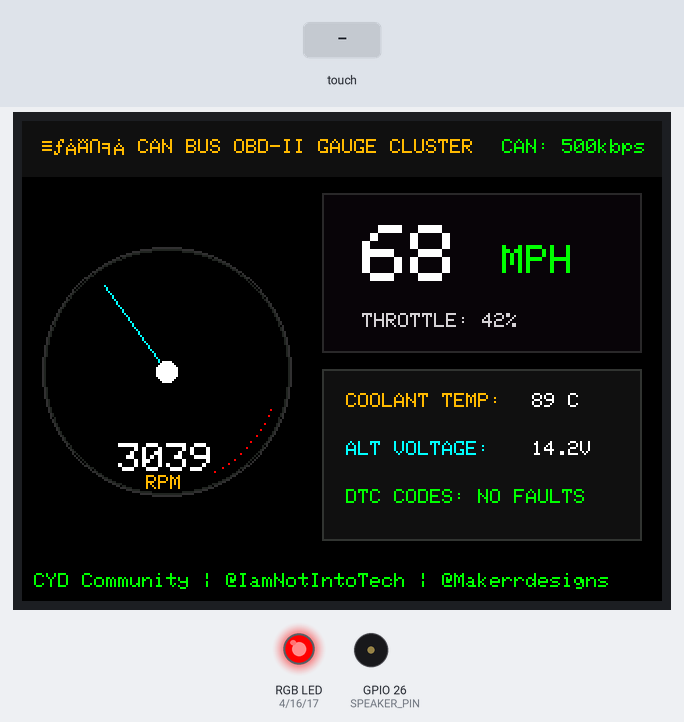
Bench run of a sketch on a simulated ESP32. On the bench: 320×240 colour display, an RGB LED mixed from three pins (HIGH = lit), buzzer (waves = sounding). Dashed ring = blinking. Inputs (shaded band) come from the test bench. Random numbers use the default seed unless the sketch sets one.

Above: at 1.5 s.
1.6 s: touch panel pressed at 62 % / 30 % of its raw x / y range
At 1.74 s:
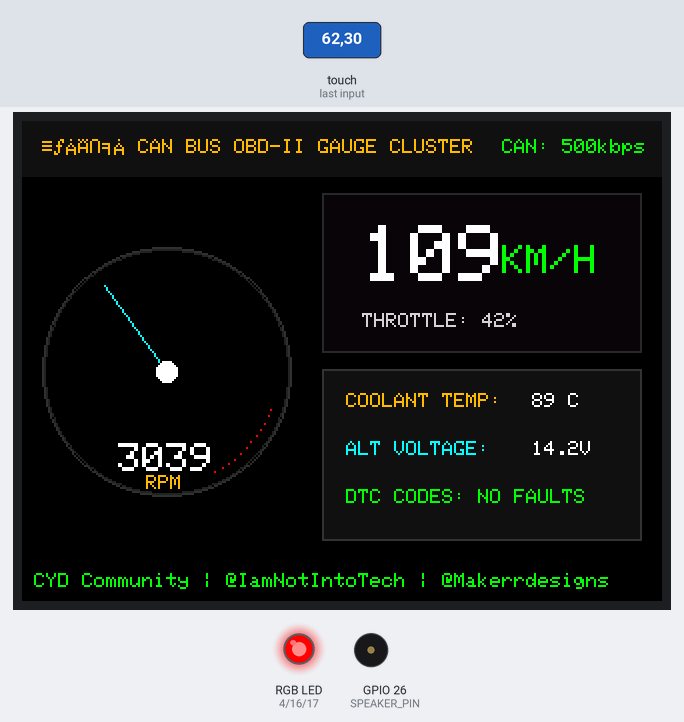
3.5 s: touch panel pressed at 13 % / 30 % of its raw x / y range
At 3.62 s:
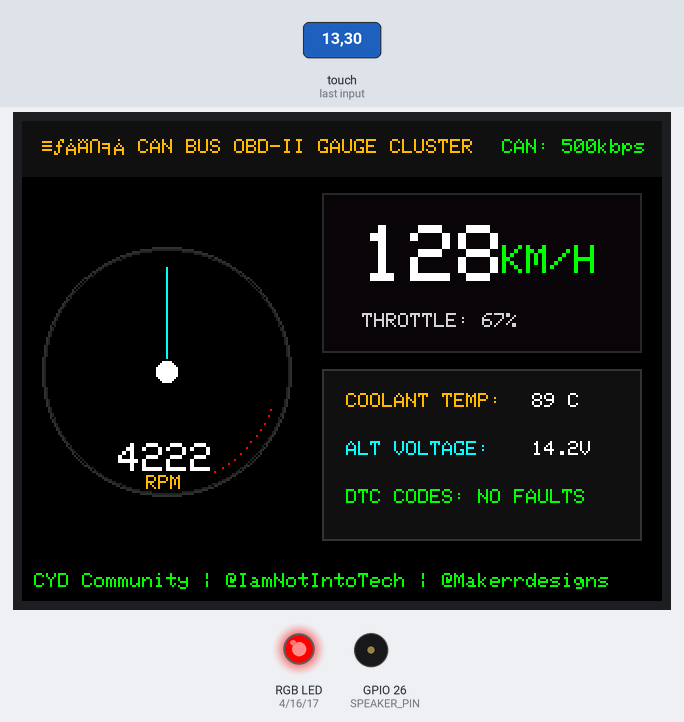
5.5 s: touch panel pressed at 87 % / 30 % of its raw x / y range
At 8.43 s:
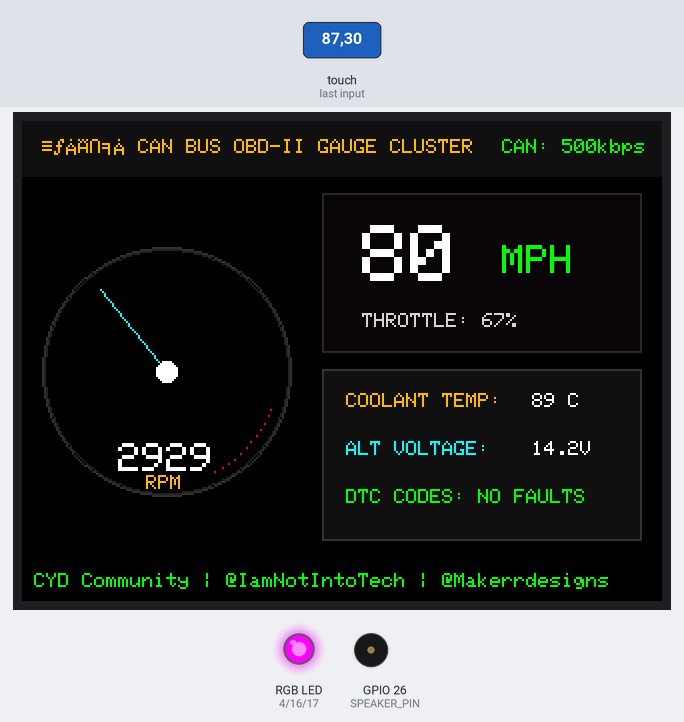
8.5 s: touch panel pressed at 62 % / 30 % of its raw x / y range
At 10.29 s:
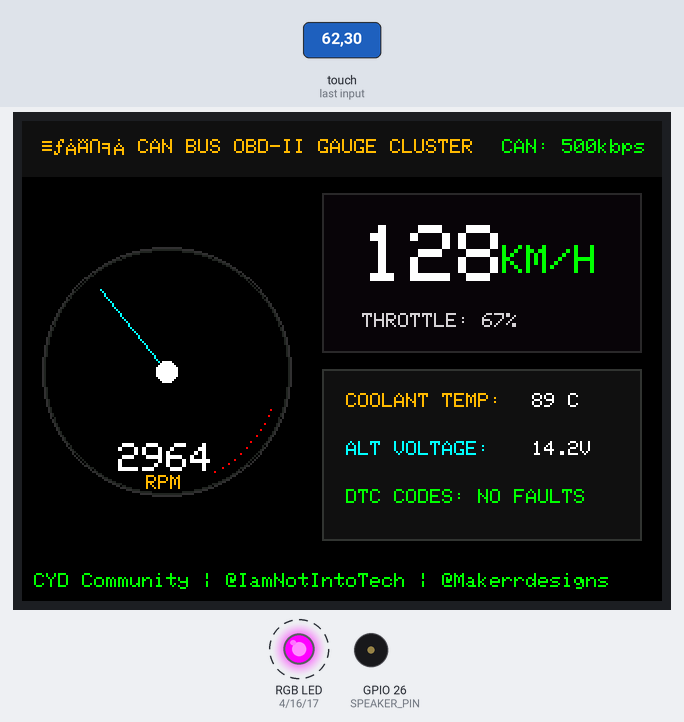
Timing chart, 0 to 11.0 s (numbered marks = the images above; inputs shaded):
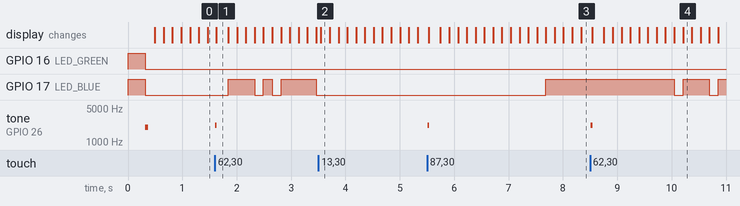

Measured:
- after the input at 1.6 s, tone on GPIO 26 (SPEAKER_PIN): silent → 2200 Hz at once, → silent 0.03 s later
- after the input at 5.5 s, tone on GPIO 26 (SPEAKER_PIN): silent → 2200 Hz at once, → silent 0.03 s later
- after the input at 8.5 s, tone on GPIO 26 (SPEAKER_PIN): silent → 2200 Hz at once, → silent 0.03 s later

The sketch:

13-can-bus-obd2-gauge.ino
```cpp
/**
 * @file 13-can-bus-obd2-gauge.ino
 * @brief Automotive CAN Bus OBD-II Live Digital Gauge Cluster for Cheap Yellow Display 2.8" (ESP32-2432S028R)
 * @author Tushar Aggarwal (tushar2704)
 * @repository https://github.com/tushar2704/Cheap-Yellow-Display-Community
 *
 * 📺 Follow on YouTube:
 * - Tech & Coding: https://youtube.com/@IamNotIntoTech
 * - 3D Printing & Enclosure: https://youtube.com/@Makerrdesigns
 *
 * Hardware:
 * - ESP32-2432S028R (2.8" Resistive Touch CYD)
 * - Onboard RGB LED (GPIO 4, 16, 17)
 * - Onboard Speaker (GPIO 26)
 * - Onboard LDR Sensor (GPIO 34)
 */

#include <SPI.h>
#include <TFT_eSPI.h>
#include <XPT2046_Touchscreen.h>

// Hardware Pins (ESP32-2432S028R)
#define XPT2046_IRQ 36
#define XPT2046_MOSI 13
#define XPT2046_MISO 12
#define XPT2046_CLK 14
#define XPT2046_CS 33

#define LED_RED 4
#define LED_GREEN 16
#define LED_BLUE 17
#define SPEAKER_PIN 26
#define LDR_PIN 34
#define TFT_BL 21

#define TS_MINX 300
#define TS_MAXX 3800
#define TS_MINY 200
#define TS_MAXY 3700

SPIClass touchSPI(VSPI);
XPT2046_Touchscreen ts(XPT2046_CS, XPT2046_IRQ);
TFT_eSPI tft = TFT_eSPI();

// OBD-II Engine Metrics
struct EngineTelemetry {
  int rpm;
  int speedMph;
  int coolantTempC;
  float batteryVolts;
  int throttlePct;
  bool isMetric;
};

EngineTelemetry car = {
  3450,
  68,
  89,
  14.2,
  42,
  false
};

void setRgb(bool r, bool g, bool b) {
  digitalWrite(LED_RED, r ? LOW : HIGH);
  digitalWrite(LED_GREEN, g ? LOW : HIGH);
  digitalWrite(LED_BLUE, b ? LOW : HIGH);
}

void beep(int freq, int ms) {
  tone(SPEAKER_PIN, freq, ms);
}

void drawHeader() {
  tft.fillRect(0, 0, 320, 28, 0x1082);
  tft.setTextColor(0xFDC0, 0x1082);
  tft.setTextSize(1);
  tft.setCursor(10, 9);
  tft.print("🏎️ CAN BUS OBD-II GAUGE CLUSTER");

  tft.setTextColor(0x07E0, 0x1082);
  tft.setCursor(240, 9);
  tft.print("CAN: 500kbps");
}

void drawRpmArc(int cx, int cy, int r, int rpm) {
  // Clear gauge circle area
  tft.fillCircle(cx, cy, r + 4, 0x0000);

  // Outer bezel
  tft.drawCircle(cx, cy, r, 0x3186);
  tft.drawCircle(cx, cy, r - 1, 0x2124);

  // Redline zone indicator (6500 - 8000 RPM)
  for (int a = 20; a <= 70; a += 4) {
    float rad = (a * 3.14159) / 180.0;
    int rx = cx + cos(rad) * (r - 6);
    int ry = cy + sin(rad) * (r - 6);
    tft.drawPixel(rx, ry, 0xF800); // Redline tick
  }

  // Draw RPM Needle
  float needleAngle = map(rpm, 0, 8000, 140, 390) * (3.14159 / 180.0);
  int nx = cx + cos(needleAngle) * (r - 10);
  int ny = cy + sin(needleAngle) * (r - 10);
  tft.drawLine(cx, cy, nx, ny, (rpm > 6500) ? 0xF800 : 0x07FF);

  // Center hub
  tft.fillCircle(cx, cy, 6, TFT_WHITE);
  tft.drawCircle(cx, cy, 6, TFT_BLACK);

  // Digital RPM readout
  tft.setTextColor((rpm > 6500) ? 0xF800 : TFT_WHITE, 0x0000);
  tft.setTextSize(2);
  tft.setCursor(cx - 24, cy + r - 26);
  tft.printf("%04d", rpm);
  tft.setTextSize(1);
  tft.setTextColor(0xFDC0, 0x0000);
  tft.setCursor(cx - 10, cy + r - 10);
  tft.print("RPM");
}

void drawSpeedometer(int x, int y) {
  tft.fillRect(x, y, 160, 80, 0x0821);
  tft.drawRect(x, y, 160, 80, 0x2945);

  tft.setTextColor(TFT_WHITE, 0x0821);
  tft.setTextSize(4);
  tft.setCursor(x + 20, y + 16);
  int dispSpeed = car.isMetric ? (int)(car.speedMph * 1.609) : car.speedMph;
  tft.printf("%02d", dispSpeed);

  tft.setTextSize(2);
  tft.setTextColor(0x07E0, 0x0821);
  tft.setCursor(x + 90, y + 26);
  tft.print(car.isMetric ? "KM/H" : "MPH");

  tft.setTextSize(1);
  tft.setTextColor(TFT_LIGHTGREY, 0x0821);
  tft.setCursor(x + 20, y + 60);
  tft.printf("THROTTLE: %d%%", car.throttlePct);
}

void drawAuxGauges(int x, int y) {
  // Auxiliary Diagnostics Grid
  tft.fillRect(x, y, 160, 86, 0x1082);
  tft.drawRect(x, y, 160, 86, 0x31A6);

  // Coolant Temp
  tft.setTextColor(0xFDC0, 0x1082);
  tft.setTextSize(1);
  tft.setCursor(x + 12, y + 12);
  tft.print("COOLANT TEMP:");
  tft.setTextColor(TFT_WHITE, 0x1082);
  tft.setCursor(x + 105, y + 12);
  tft.printf("%d C", car.coolantTempC);

  // Battery Volts
  tft.setTextColor(0x07FF, 0x1082);
  tft.setCursor(x + 12, y + 36);
  tft.print("ALT VOLTAGE:");
  tft.setTextColor(TFT_WHITE, 0x1082);
  tft.setCursor(x + 105, y + 36);
  tft.printf("%.1fV", car.batteryVolts);

  // DTC Status
  tft.setTextColor(0x07E0, 0x1082);
  tft.setCursor(x + 12, y + 60);
  tft.print("DTC CODES: NO FAULTS");
}

void drawFooter() {
  tft.fillRect(0, 222, 320, 18, 0x0000);
  tft.setTextColor(0x07E0, 0x0000);
  tft.setTextSize(1);
  tft.setCursor(6, 226);
  tft.print("CYD Community | @IamNotIntoTech | @Makerrdesigns");
}

void updateShiftLight() {
  if (car.rpm > 6500) {
    setRgb(true, false, false); // Flashing Red at Redline
    beep(2600, 30);
  } else if (car.rpm > 5000) {
    setRgb(true, true, false); // Yellow warning
  } else if (car.rpm > 3000) {
    setRgb(false, true, true); // Cyan cruise
  } else {
    setRgb(false, true, false); // Green idle
  }
}

void setup() {
  Serial.begin(115200);

  pinMode(LED_RED, OUTPUT);
  pinMode(LED_GREEN, OUTPUT);
  pinMode(LED_BLUE, OUTPUT);
  pinMode(SPEAKER_PIN, OUTPUT);
  setRgb(false, false, false);

  tft.init();
  tft.setRotation(1);
  tft.fillScreen(0x0000);

  touchSPI.begin(XPT2046_CLK, XPT2046_MISO, XPT2046_MOSI, XPT2046_CS);
  ts.begin(touchSPI);
  ts.setRotation(1);

  drawHeader();
  drawRpmArc(72, 125, 62, car.rpm);
  drawSpeedometer(150, 36);
  drawAuxGauges(150, 124);
  drawFooter();

  beep(2000, 60);
  updateShiftLight();
}

void loop() {
  // Touch to toggle Speedometer Units (MPH vs KM/H)
  if (ts.touched()) {
    TS_Point p = ts.getPoint();
    int x = map(p.x, TS_MINX, TS_MAXX, 0, 320);
    int y = map(p.y, TS_MINY, TS_MAXY, 0, 240);

    // Speedometer Box Tap (150, 36, 160, 80)
    if (x >= 150 && x <= 310 && y >= 36 && y <= 116) {
      car.isMetric = !car.isMetric;
      beep(2200, 30);
      drawSpeedometer(150, 36);
      delay(200);
    }
    // Tachometer Dial Tap -> Rev Throttle
    else if (x >= 10 && x <= 140 && y >= 50 && y <= 200) {
      car.rpm = min(7800, car.rpm + 1200);
      car.throttlePct = min(100, car.throttlePct + 25);
      car.speedMph = min(145, car.speedMph + 12);
      drawRpmArc(72, 125, 62, car.rpm);
      drawSpeedometer(150, 36);
      updateShiftLight();
      delay(150);
    }
  }

  // Dynamic simulation jitter
  static unsigned long lastTick = 0;
  if (millis() - lastTick > 150) {
    lastTick = millis();
    if (car.rpm > 3000) {
      car.rpm -= random(20, 80);
    } else {
      car.rpm += random(-30, 40);
    }
    car.rpm = constrain(car.rpm, 850, 7800);

    drawRpmArc(72, 125, 62, car.rpm);
    updateShiftLight();
  }

  delay(20);
}
```
